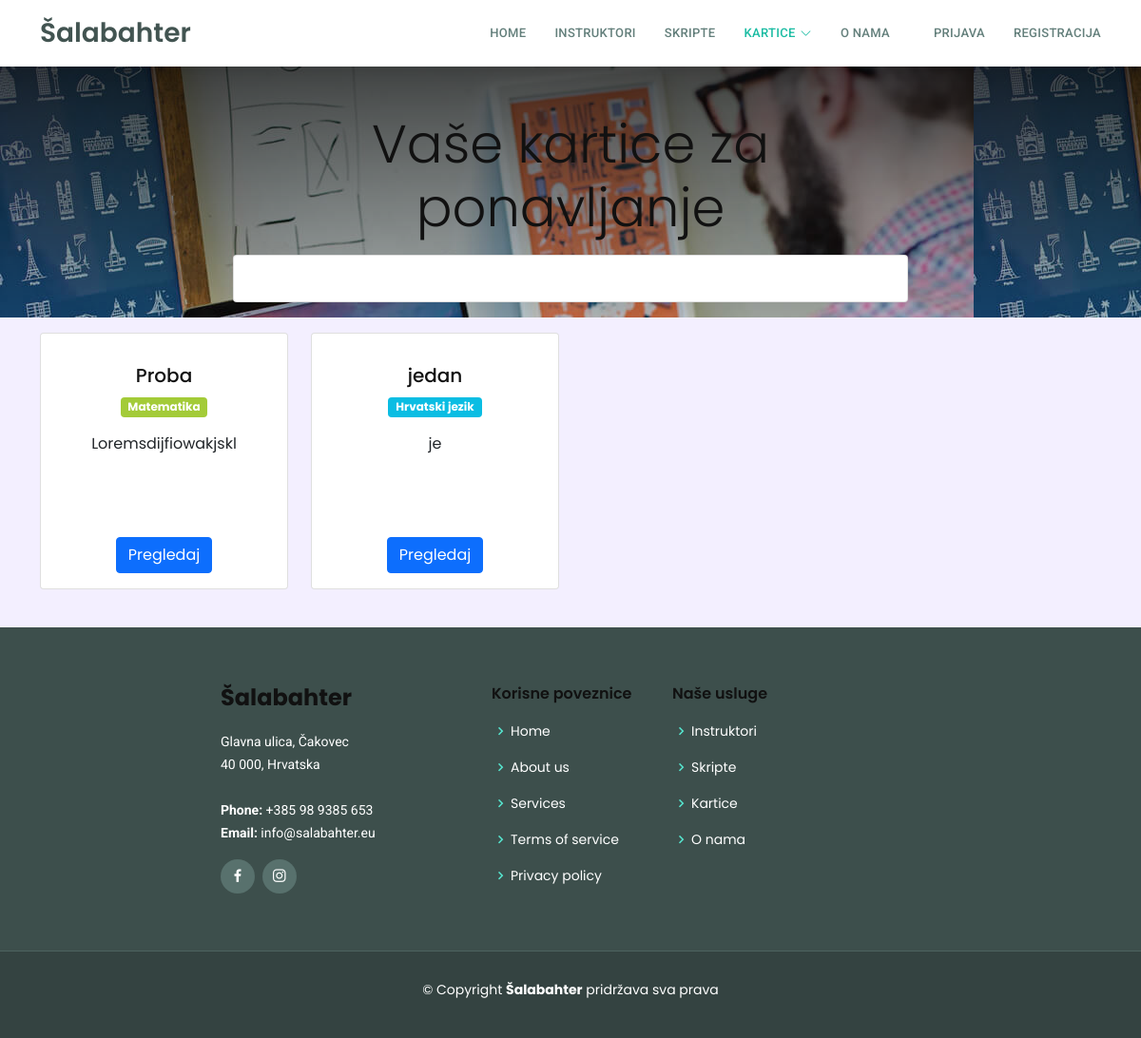
/kartice/mojekartice.php, run on an earlier commit of the app's database.
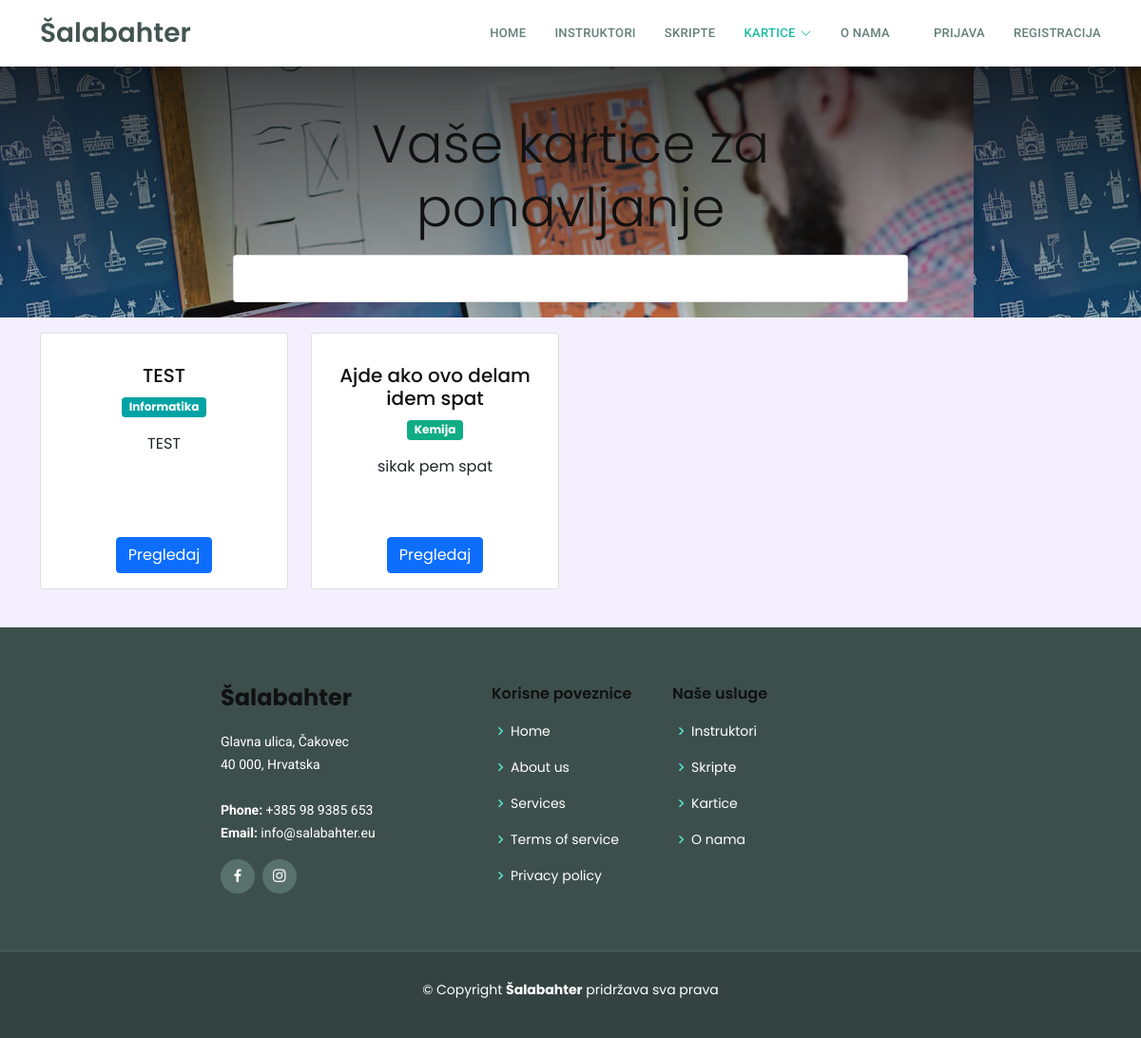
And on a later commit of the database.
### tables this page shows
CREATE TABLE `grupekartica` (
  `grupa_id` int(11) NOT NULL,
  `grupa_naziv` varchar(255) DEFAULT NULL,
  `grupa_opis` text DEFAULT NULL,
  `datum_kreiranja` timestamp NOT NULL DEFAULT current_timestamp(),
  `vlasnik_id` int(11) DEFAULT NULL,
  `predmet_id` int(11) DEFAULT NULL,
  `javno` tinyint(1) DEFAULT 0,
  `broj_pregleda` int(11) DEFAULT 0
);

CREATE TABLE `predmeti` (
  `predmet_id` int(11) NOT NULL,
  `naziv_predmeta` varchar(255) DEFAULT NULL,
  `predmet_boja` varchar(255) NOT NULL
);

### kartice/mojekartice.php (the view, shortened to what this page needs)
<?php
$con = require "../ukljucivanje/connection/spajanje.php";
include("../ukljucivanje/functions/funkcije.php");
$trenutnaStranica = "kartice1";
$putanjaDoPocetne = "../";
$putanjaDoInstruktora = "../instruktori.php";
$putanjaDoSkripta = "../skripte/";
$putanjaDoKartica = "../kartice/";
$putanjaDoOnama = "../onama.php";
$putanjaDoPrijave = "../racun/prijava.php";
$putanjaDoRegistracije = "../racun/registracija.php";
if ($_SERVER["REQUEST_METHOD"] == "POST") {
    $searchTerm = $_POST["searchTerm"];
    $selectedSubject = $_POST["selectedSubject"];
    $sql = "SELECT * FROM grupekartica";
    if (!empty($searchTerm)) {
        $sql .= " WHERE (grupa_naziv LIKE '%$searchTerm%' OR grupa_opis LIKE '%$searchTerm%')";
    }
    if (!empty($selectedSubject)) {
        if (strpos($sql, 'WHERE') !== false) {
            $sql .= " AND predmet_id = '$selectedSubject'";
        } else {
            $sql .= " WHERE predmet_id = '$selectedSubject'";
        }
    }
    $result = $con->query($sql);
} else {
    $sql = "SELECT * FROM grupekartica";
    $result = $con->query($sql);
}
?>
<!DOCTYPE html>
<html lang="hr">
<head>
    <?php include '../assets/css/stiliranjeSporedno.php'; ?>
</head>
<body>
    <?php include '../ukljucivanje/header.php';
    ?>
    <div class="justify-content-md-center mb-4">
        <div class="hero-section text-center" style="background: linear-gradient(rgba(0, 0, 0, 0.7), rgba(0, 0, 0, 0.2)), url(../assets/img/about.jpg);">
            <div class="container ">
                <div class="row">
                    <div class="col-lg-6 mx-auto mt-5">
                        <h1 class="display-4 " style="color: #FFFFFF;">Vaše kartice za ponavljanje</h1>
                    </div>
                </div>
                <div class="row d-flex justify-content-center align-items-center m-2">
                    <div class="col-sm-8 ">
                        <div class="card mb-3">
                            <div class="card-body m-2">
                            </div>
                        </div>
                    </div>
                </div>
            </div>
        </div>
        <div class="container">
            <div class="main-body mt-3">
                <div class="row">
                    <div class="col">
                        <div class="row">
                            <?php
                            if (isset($result) > 0) :
                                while ($row = $result->fetch_assoc()) :
                                    $predmet_id = $row['predmet_id'];
                                    $predmetGrupe = "SELECT  naziv_predmeta, predmet_boja FROM  predmeti WHERE predmet_id = $predmet_id";
                                    $rezultatPredmeta = $con->query($predmetGrupe);
                            ?>
                                    <div class="col-sm-3 mb-3 ">
                                        <div class="card" style="height: 270px;">
                                            <div class="card-body d-flex flex-column justify-content-between">
                                                <div class="d-flex flex-column align-items-center text-center" style="height: 100%; display: flex; flex-direction: column; justify-content: space-between;">
                                                    <div class="mt-3">
                                                        <h5 class="card-title">
                                                            <?php echo (strlen($row["grupa_naziv"]) > 40) ? substr($row["grupa_naziv"], 0, 40) . '...' : $row["grupa_naziv"]; ?>
                                                        </h5>
                                                        <?php
                                                        if ($rezultatPredmeta->num_rows > 0) :
                                                            while ($predmetRed = $rezultatPredmeta->fetch_assoc()) :
                                                                $naziv_predmeta = $predmetRed['naziv_predmeta'];
                                                                $predmetBoja = $predmetRed['predmet_boja'];
                                                        ?>
                                                                <p class="badge " style="background-color: <?php echo $predmetBoja; ?>;"><?php echo $naziv_predmeta; ?></p>
                                                        <?php
                                                            endwhile;
                                                        endif;
                                                        ?>
                                                        <p class="card-text">
                                                            <?php echo (strlen($row["grupa_opis"]) > 120) ? substr($row["grupa_opis"], 0, 120) . '...' : $row["grupa_opis"]; ?>
                                                        </p>
                                                    </div>
                                                    <div class="row mt-auto">
                                                        <div class="col">
                                                            <a href="grupakartica.php?grupa_id=<?php echo $row["grupa_id"]; ?>" class="btn btn-primary">Pregledaj</a>
                                                        </div>
                                                    </div>
                                                </div>
                                            </div>
                                        </div>
                                    </div>
                            <?php
                                endwhile;
                            else :
                                echo "<p class='col'>Nema rezultata.</p>";
                            endif;
                            ?>
                        </div>
                    </div>
                </div>
            </div>
        </div>
    </div>
    <?php include '../ukljucivanje/footer.php'; ?>
</body>
</html>

### assets/css/stiliranjeSporedno.php (shortened to what this page needs)
<link rel="stylesheet" href="https://cdn.jsdelivr.net/npm/bootstrap@4.5.2/dist/css/bootstrap.min.css">
<link href="../assets/vendor/animate.css/animate.min.css" rel="stylesheet">
<link href="../assets/vendor/bootstrap/css/bootstrap.min.css" rel="stylesheet">
<link href="../assets/vendor/bootstrap-icons/bootstrap-icons.css" rel="stylesheet">
<link href="../assets/vendor/boxicons/css/boxicons.min.css" rel="stylesheet">
<link href="../assets/vendor/glightbox/css/glightbox.min.css" rel="stylesheet">
<link href="../assets/vendor/swiper/swiper-bundle.min.css" rel="stylesheet">
<link href="../assets/css/style.css" rel="stylesheet">

### ukljucivanje/header.php (shortened to what this page needs)
<header id="header" class="d-flex align-items-center">
   <div class="container d-flex align-items-center justify-content-between">
     <div class="logo">
       <h1 class="text-light"><a href="<?php echo $pathToPocetna?>"><span>Šalabahter</span></a></h1>
     </div>
     <nav id="navbar" class="navbar">
       <ul>
         <li><a class="nav-link scrollto <?php echo $trenutnaStranica == "index" ? 'active' : '' ?>" href="<?php echo $putanjaDoPocetne?>">Home</a></li>
         <li><a class="nav-link scrollto <?php echo $trenutnaStranica == "instruktori" ? 'active' : '' ?>" href="<?php echo $putanjaDoInstruktora?>">Instruktori</a></li>
         <li><a class="nav-link scrollto <?php echo $trenutnaStranica == "skripte" ? 'active' : '' ?>" href="<?php echo $putanjaDoSkripta?>">Skripte</a></li>
           <li class="dropdown"><a class="nav-link scrollto <?php if (($trenutnaStranica == "kartice") || ($trenutnaStranica == "kartice1")||(($trenutnaStranica == "kartice2") )) { echo 'active'; } ?>" href="<?php echo $putanjaDoKartica?>"><span>Kartice</span> <i class="bi bi-chevron-down"></i></a>
         </li>
         <li><a class="nav-link scrollto <?php echo $trenutnaStranica == "onama" ? 'active' : '' ?>" href="<?php echo $putanjaDoOnama?>" >O nama</a></li>
         <?php if(!isset($_SESSION["user_id"])): ?>
             <a href="<?php echo $putanjaDoPrijave ?>" class="nav-link scrollto ml-3" role="button">Prijava</a>
             <a href="<?php echo $putanjaDoRegistracije ?>" class="nav-link scrollto" role="button">Registracija</a>
     <?php else: ?>
             <a href="<?php echo $putanjaDoRacuna ?>" class="nav-link scrollto mr-2 <?php echo $trenutnaStranica == "račun" ? 'active' : '' ?>" role="button">Račun</a>
             <a href="<?php echo $putanjaDoOdjave ?>" id="logout" class="nav-link scrollto " role="button">Odjava</a>
     <?php endif; ?>
     </div>
   </header>

### ukljucivanje/footer.php
<footer id="footer">
    <div class="footer-top">
      <div class="container mx-auto">
        <div class="row justify-content-center">
          <div class="col-lg-3 col-md-6 footer-info">
            <h3 class="text">Šalabahter</h3>
            <p>
              Glavna ulica, Čakovec<br>
              40 000, Hrvatska<br><br>
              <strong>Phone:</strong> +385 98 9385 653<br>
              <strong>Email:</strong> info@salabahter.eu<br>
            </p>
            <div class="social-links mt-3">
              <a href="#" class="facebook"><i class="bx bxl-facebook"></i></a>
              <a href="#" class="instagram"><i class="bx bxl-instagram"></i></a>
            </div>
          </div>
          <div class="col-lg-2 col-md-6 footer-links">
            <h4>Korisne poveznice</h4>
            <ul>
              <li><i class="bx bx-chevron-right"></i> <a href="#">Home</a></li>
              <li><i class="bx bx-chevron-right"></i> <a href="#">About us</a></li>
              <li><i class="bx bx-chevron-right"></i> <a href="#">Services</a></li>
              <li><i class="bx bx-chevron-right"></i> <a href="#">Terms of service</a></li>
              <li><i class="bx bx-chevron-right"></i> <a href="#">Privacy policy</a></li>
            </ul>
          </div>
          <div class="col-lg-3 col-md-6 footer-links">
            <h4>Naše usluge</h4>
            <ul>
              <li><i class="bx bx-chevron-right"></i> <a href="<?php echo $putanjaDoInstruktora?>">Instruktori</a></li>
              <li><i class="bx bx-chevron-right"></i> <a href="<?php echo $putanjaDoSkripta?>">Skripte</a></li>
              <li><i class="bx bx-chevron-right"></i> <a href="<?php echo $putanjaDoKartica?>">Kartice</a></li>
              <li><i class="bx bx-chevron-right"></i> <a href="<?php echo $putanjaDoOnama?>">O nama</a></li>
            </ul>
          </div>
        </div>
      </div>
    </div>
    <div class="container">
      <div class="copyright">
        &copy; Copyright <strong><span>Šalabahter</span></strong> pridržava sva prava
      </div>
      <div class="credits">
      </div>
    </div>
  </footer>

### assets/css/style.css (style rules this page uses)
body { font-family: "Poppins", sans-serif !important; background-color: #f3efff; }
a { text-decoration: none !important; color: #1bbca3; }
h1, h2, h3, h4, h5, h6 { font-family: "Poppins", sans-serif !important; color: #111111 !important; }
#header { height: 70px; z-index: 997; transition: all 0.5s; background: #fff; box-shadow: 0px 2px 15px rgba(0, 0, 0, 0.1); }
#header .logo h1 { font-size: 28px; margin: 0; padding: 10px 0; line-height: 1; font-weight: 400; }
#header .logo h1 a, #header .logo h1 a:hover { color: #425451; text-decoration: none; font-family: "Poppins", sans-serif; font-weight: 600; }
.scrolled-offset { margin-top: 70px; }
.navbar { padding: 0; }
.navbar ul { margin: 0; padding: 0; display: flex; list-style: none; align-items: center; }
.navbar li { position: relative; }
.navbar a, .navbar a:focus { display: flex; align-items: center; justify-content: space-between; padding: 10px 0 10px 30px; font-family: "Roboto", sans-serif; font-size: 13px; font-weight: 500; color: #637f7b; white-space: nowrap; transition: 0.3s; letter-spacing: 0.3px; text-transform: uppercase; }
.navbar a i, .navbar a:focus i { font-size: 12px; line-height: 0; margin-left: 5px; }
.navbar a:hover, .navbar .active, .navbar .active:focus, .navbar li:hover>a { color: #1bbca3; }
#footer { background: #344341; padding: 0 0 30px 0; color: #fff; font-size: 14px; }
#footer .footer-top { background: #3d4f4c; border-bottom: 1px solid #4d635f; padding: 60px 0 30px 0; }
#footer .footer-top .footer-info { margin-bottom: 30px; }
#footer .footer-top .footer-info h3 { font-size: 24px; margin: 0 0 20px 0; padding: 2px 0 2px 0; line-height: 1; font-weight: 700; }
#footer .footer-top .footer-info p { font-size: 14px; line-height: 24px; margin-bottom: 0; font-family: "Roboto", sans-serif; color: #fff; }
#footer .footer-top .social-links a { font-size: 18px; display: inline-block; background: #58716d; color: #fff; line-height: 1; padding: 8px 0; margin-right: 4px; border-radius: 50%; text-align: center; width: 36px; height: 36px; transition: 0.3s; }
#footer .footer-top h4 { font-size: 16px; font-weight: 600; color: #fff; position: relative; padding-bottom: 12px; }
#footer .footer-top .footer-links { margin-bottom: 30px; }
#footer .footer-top .footer-links ul { list-style: none; padding: 0; margin: 0; }
#footer .footer-top .footer-links ul i { padding-right: 2px; color: #56e7d0; font-size: 18px; line-height: 1; }
#footer .footer-top .footer-links ul li { padding: 10px 0; display: flex; align-items: center; }
#footer .footer-top .footer-links ul li:first-child { padding-top: 0; }
#footer .footer-top .footer-links ul a { color: #fff; transition: 0.3s; display: inline-block; line-height: 1; }
#footer .copyright { text-align: center; padding-top: 30px; }
#footer .credits { padding-top: 10px; text-align: center; font-size: 13px; color: #fff; }

What changed in the data, as far as the page shows it:
removed grupekartica: grupa_naziv "Proba", grupa_opis "Loremsdijfiowakjskl"
no longer on this page (row unchanged): predmeti: naziv_predmeta "Matematika", shown under "Proba"
removed grupekartica: grupa_naziv "jedan", grupa_opis "je"
added grupekartica: grupa_naziv "TEST", grupa_opis "TEST"
changed grupekartica: loses predmeti (naziv_predmeta "Hrvatski jezik"); gains predmeti (naziv_predmeta "Informatika")
added grupekartica: grupa_naziv "Ajde ako ovo delam idem spat", grupa_opis "sikak pem spat"
now on this page (row unchanged): predmeti: naziv_predmeta "Kemija", shown under "Ajde ako ovo delam idem spat"
